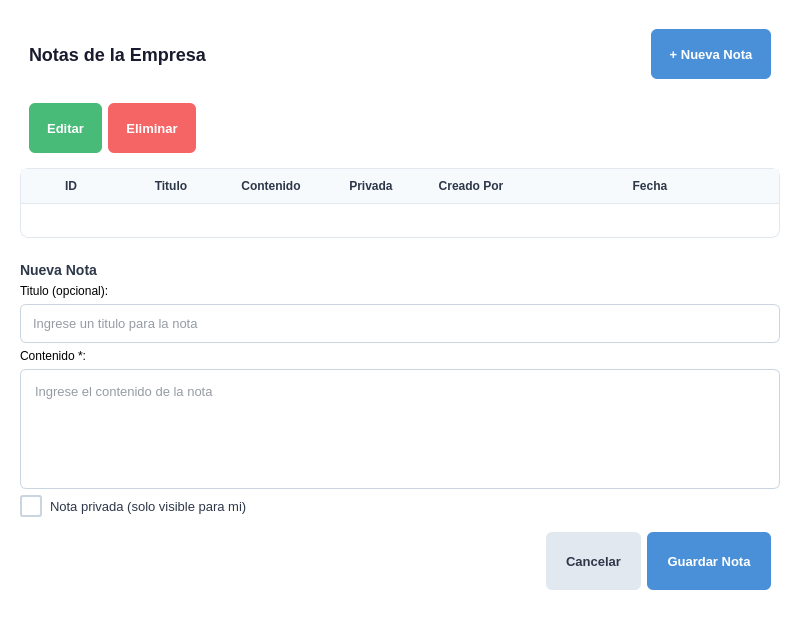
<?xml version="1.0" encoding="UTF-8"?>
<ui version="4.0">
 <class>NotasEmpresaWidget</class>
 <widget class="QWidget" name="NotasEmpresaWidget">
  <property name="geometry">
   <rect>
    <x>0</x>
    <y>0</y>
    <width>800</width>
    <height>500</height>
   </rect>
  </property>
  <property name="styleSheet">
   <string notr="true">
/* === GLOBAL === */
QWidget#NotasEmpresaWidget {
    background-color: transparent;
}

/* === HEADER === */
QLabel#notasTitle {
    font-size: 18px;
    font-weight: bold;
    color: #1a1a2e;
}

/* === BOTONES === */
QPushButton#btn_nueva_nota {
    background-color: #4a90d9;
    color: white;
    border: none;
    border-radius: 6px;
    font-size: 13px;
    font-weight: 600;
    padding: 8px 18px;
    min-height: 34px;
}
QPushButton#btn_nueva_nota:hover {
    background-color: #3a7bc8;
}
QPushButton#btn_nueva_nota:pressed {
    background-color: #2a6bb8;
}

QPushButton#btn_editar_nota {
    background-color: #48bb78;
    color: white;
    border: none;
    border-radius: 6px;
    font-size: 13px;
    font-weight: 600;
    padding: 8px 18px;
    min-height: 34px;
}
QPushButton#btn_editar_nota:hover {
    background-color: #38a168;
}
QPushButton#btn_editar_nota:pressed {
    background-color: #288158;
}

QPushButton#btn_eliminar_nota {
    background-color: #f56565;
    color: white;
    border: none;
    border-radius: 6px;
    font-size: 13px;
    font-weight: 600;
    padding: 8px 18px;
    min-height: 34px;
}
QPushButton#btn_eliminar_nota:hover {
    background-color: #e55555;
}
QPushButton#btn_eliminar_nota:pressed {
    background-color: #d54545;
}

/* === TABLA === */
QTableWidget#tabla_notas {
    background-color: white;
    border: 1px solid #e2e8f0;
    border-radius: 8px;
    gridline-color: #f0f2f5;
    font-size: 13px;
}
QTableWidget#tabla_notas QHeaderView::section {
    background-color: #f7fafc;
    color: #2d3748;
    font-weight: bold;
    font-size: 12px;
    padding: 8px;
    border: none;
    border-bottom: 1px solid #e2e8f0;
}
QTableWidget#tabla_notas::item {
    padding: 8px;
    border-bottom: 1px solid #f0f2f5;
}
QTableWidget#tabla_notas::item:selected {
    background-color: #ebf8ff;
    color: #2c5282;
}

/* === FORMULARIO NOTA === */
QLabel#form_titulo_label {
    font-size: 14px;
    font-weight: 600;
    color: #2d3748;
}

QLineEdit#input_titulo {
    padding: 10px;
    border: 1px solid #cbd5e0;
    border-radius: 6px;
    font-size: 13px;
    background-color: white;
    color: #2d3748;
}
QLineEdit#input_titulo:focus {
    border: 2px solid #4a90d9;
}

QTextEdit#input_contenido {
    padding: 10px;
    border: 1px solid #cbd5e0;
    border-radius: 6px;
    font-size: 13px;
    background-color: white;
    color: #2d3748;
}
QTextEdit#input_contenido:focus {
    border: 2px solid #4a90d9;
}

QCheckBox#check_privada {
    font-size: 13px;
    color: #2d3748;
    spacing: 8px;
}
QCheckBox#check_privada::indicator {
    width: 18px;
    height: 18px;
    border-radius: 3px;
    border: 2px solid #cbd5e0;
}
QCheckBox#check_privada::indicator:checked {
    background-color: #4a90d9;
    border-color: #4a90d9;
}

QPushButton#btn_guardar_nota {
    background-color: #4a90d9;
    color: white;
    border: none;
    border-radius: 6px;
    font-size: 13px;
    font-weight: 600;
    padding: 10px 20px;
    min-height: 38px;
}
QPushButton#btn_guardar_nota:hover {
    background-color: #3a7bc8;
}
QPushButton#btn_guardar_nota:pressed {
    background-color: #2a6bb8;
}

QPushButton#btn_cancelar_nota {
    background-color: #e2e8f0;
    color: #2d3748;
    border: none;
    border-radius: 6px;
    font-size: 13px;
    font-weight: 600;
    padding: 10px 20px;
    min-height: 38px;
}
QPushButton#btn_cancelar_nota:hover {
    background-color: #cbd5e0;
}
QPushButton#btn_cancelar_nota:pressed {
    background-color: #a0aec0;
}
   </string>
  </property>
  <layout class="QVBoxLayout" name="verticalLayout">
   <item>
    <widget class="QWidget" name="listaNotasContainer" native="true">
     <layout class="QVBoxLayout" name="verticalLayout_2">
      <item>
       <widget class="QWidget" name="headerWidget" native="true">
        <layout class="QHBoxLayout" name="horizontalLayout">
         <item>
          <widget class="QLabel" name="notasTitle">
           <property name="text">
            <string>Notas de la Empresa</string>
           </property>
          </widget>
         </item>
         <item>
          <spacer name="horizontalSpacer">
           <property name="orientation">
            <enum>Qt::Horizontal</enum>
           </property>
           <property name="sizeHint" stdset="0">
            <size>
             <width>40</width>
             <height>20</height>
            </size>
           </property>
          </spacer>
         </item>
         <item>
          <widget class="QPushButton" name="btn_nueva_nota">
           <property name="text">
            <string>+ Nueva Nota</string>
           </property>
          </widget>
         </item>
        </layout>
       </widget>
      </item>
      <item>
       <widget class="QWidget" name="botonesWidget" native="true">
        <layout class="QHBoxLayout" name="horizontalLayout_2">
         <item>
          <widget class="QPushButton" name="btn_editar_nota">
           <property name="text">
            <string>Editar</string>
           </property>
          </widget>
         </item>
         <item>
          <widget class="QPushButton" name="btn_eliminar_nota">
           <property name="text">
            <string>Eliminar</string>
           </property>
          </widget>
         </item>
         <item>
          <spacer name="horizontalSpacer_2">
           <property name="orientation">
            <enum>Qt::Horizontal</enum>
           </property>
           <property name="sizeHint" stdset="0">
            <size>
             <width>40</width>
             <height>20</height>
            </size>
           </property>
          </spacer>
         </item>
        </layout>
       </widget>
      </item>
      <item>
       <widget class="QTableWidget" name="tabla_notas">
        <property name="editTriggers">
         <set>QAbstractItemView::NoEditTriggers</set>
        </property>
        <property name="selectionBehavior">
         <enum>QAbstractItemView::SelectRows</enum>
        </property>
        <property name="selectionMode">
         <enum>QAbstractItemView::SingleSelection</enum>
        </property>
        <attribute name="horizontalHeaderStretchLastSection">
         <bool>true</bool>
        </attribute>
        <column>
         <property name="text">
          <string>ID</string>
         </property>
        </column>
        <column>
         <property name="text">
          <string>Titulo</string>
         </property>
        </column>
        <column>
         <property name="text">
          <string>Contenido</string>
         </property>
        </column>
        <column>
         <property name="text">
          <string>Privada</string>
         </property>
        </column>
        <column>
         <property name="text">
          <string>Creado Por</string>
         </property>
        </column>
        <column>
         <property name="text">
          <string>Fecha</string>
         </property>
        </column>
       </widget>
      </item>
     </layout>
    </widget>
   </item>
   <item>
    <widget class="QWidget" name="formNotaContainer" native="true">
     <layout class="QVBoxLayout" name="verticalLayout_3">
      <item>
       <widget class="QLabel" name="form_titulo_label">
        <property name="text">
         <string>Nueva Nota</string>
        </property>
       </widget>
      </item>
      <item>
       <widget class="QLabel" name="label_titulo">
        <property name="text">
         <string>Titulo (opcional):</string>
        </property>
       </widget>
      </item>
      <item>
       <widget class="QLineEdit" name="input_titulo">
        <property name="placeholderText">
         <string>Ingrese un titulo para la nota</string>
        </property>
       </widget>
      </item>
      <item>
       <widget class="QLabel" name="label_contenido">
        <property name="text">
         <string>Contenido *:</string>
        </property>
       </widget>
      </item>
      <item>
       <widget class="QTextEdit" name="input_contenido">
        <property name="minimumSize">
         <size>
          <width>0</width>
          <height>120</height>
         </size>
        </property>
        <property name="placeholderText">
         <string>Ingrese el contenido de la nota</string>
        </property>
       </widget>
      </item>
      <item>
       <widget class="QCheckBox" name="check_privada">
        <property name="text">
         <string>Nota privada (solo visible para mi)</string>
        </property>
       </widget>
      </item>
      <item>
       <widget class="QWidget" name="botonesFormWidget" native="true">
        <layout class="QHBoxLayout" name="horizontalLayout_3">
         <item>
          <spacer name="horizontalSpacer_3">
           <property name="orientation">
            <enum>Qt::Horizontal</enum>
           </property>
           <property name="sizeHint" stdset="0">
            <size>
             <width>40</width>
             <height>20</height>
            </size>
           </property>
          </spacer>
         </item>
         <item>
          <widget class="QPushButton" name="btn_cancelar_nota">
           <property name="text">
            <string>Cancelar</string>
           </property>
          </widget>
         </item>
         <item>
          <widget class="QPushButton" name="btn_guardar_nota">
           <property name="text">
            <string>Guardar Nota</string>
           </property>
          </widget>
         </item>
        </layout>
       </widget>
      </item>
     </layout>
    </widget>
   </item>
  </layout>
 </widget>
 <resources/>
 <connections/>
</ui>
